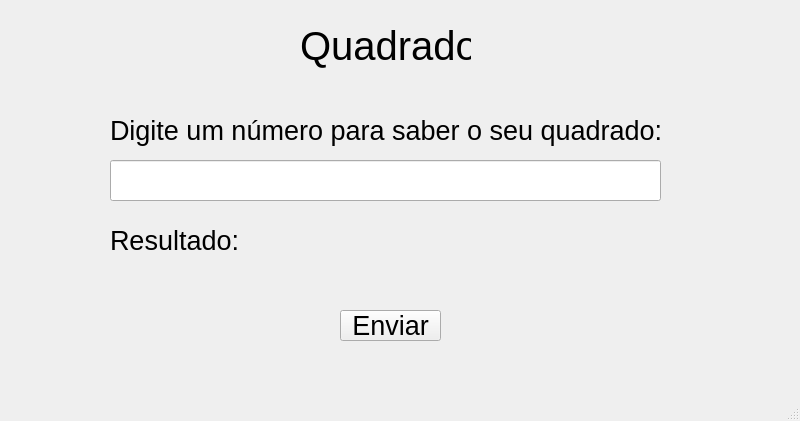
<?xml version="1.0" encoding="UTF-8"?>
<ui version="4.0">
 <class>MainWindow</class>
 <widget class="QMainWindow" name="MainWindow">
  <property name="geometry">
   <rect>
    <x>0</x>
    <y>0</y>
    <width>800</width>
    <height>421</height>
   </rect>
  </property>
  <property name="windowTitle">
   <string>MainWindow</string>
  </property>
  <widget class="QWidget" name="centralwidget">
   <widget class="QLabel" name="label">
    <property name="geometry">
     <rect>
      <x>300</x>
      <y>10</y>
      <width>171</width>
      <height>71</height>
     </rect>
    </property>
    <property name="font">
     <font>
      <pointsize>30</pointsize>
     </font>
    </property>
    <property name="text">
     <string>Quadrado</string>
    </property>
   </widget>
   <widget class="QLabel" name="label_2">
    <property name="geometry">
     <rect>
      <x>110</x>
      <y>110</y>
      <width>561</width>
      <height>41</height>
     </rect>
    </property>
    <property name="font">
     <font>
      <pointsize>20</pointsize>
     </font>
    </property>
    <property name="text">
     <string>Digite um número para saber o seu quadrado:</string>
    </property>
   </widget>
   <widget class="QLineEdit" name="lineEditNumero1">
    <property name="geometry">
     <rect>
      <x>110</x>
      <y>160</y>
      <width>551</width>
      <height>41</height>
     </rect>
    </property>
   </widget>
   <widget class="QPushButton" name="pushButtonEnviar">
    <property name="geometry">
     <rect>
      <x>340</x>
      <y>310</y>
      <width>101</width>
      <height>31</height>
     </rect>
    </property>
    <property name="font">
     <font>
      <pointsize>20</pointsize>
     </font>
    </property>
    <property name="text">
     <string>Enviar</string>
    </property>
   </widget>
   <widget class="QLabel" name="labelResultado">
    <property name="geometry">
     <rect>
      <x>110</x>
      <y>220</y>
      <width>551</width>
      <height>41</height>
     </rect>
    </property>
    <property name="font">
     <font>
      <pointsize>20</pointsize>
     </font>
    </property>
    <property name="text">
     <string>Resultado:</string>
    </property>
   </widget>
  </widget>
  <widget class="QMenuBar" name="menubar">
   <property name="geometry">
    <rect>
     <x>0</x>
     <y>0</y>
     <width>800</width>
     <height>21</height>
    </rect>
   </property>
  </widget>
  <widget class="QStatusBar" name="statusbar"/>
 </widget>
 <resources/>
 <connections/>
</ui>
